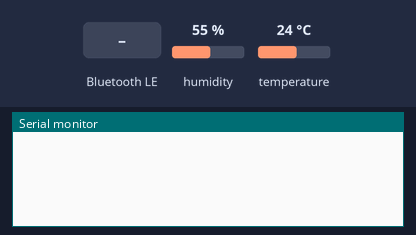
This sketch was run on a simulated ESP32. Shown: the last lines printed to the serial monitor. Inputs (shaded band) come from the test bench; at power-on: humidity 55 %, temperature 24 °C. Nothing arrives over Bluetooth unless stated; a phone connects over Bluetooth LE 3 s after start.

Above: at 1.2 s.
1.3 s: Bluetooth LE write "1" received
At 1.9 s:
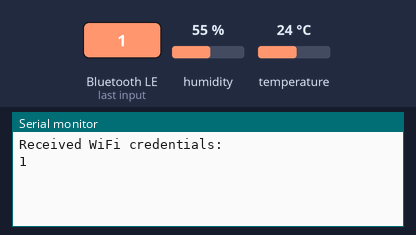
2.8 s: humidity set to 22 %
At 4.2 s:
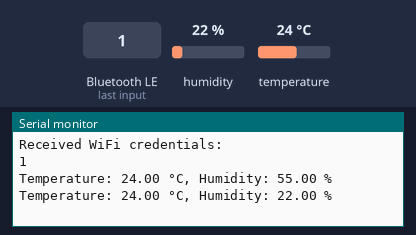
4.3 s: temperature set to 12 °C
5.8 s: Bluetooth LE write "0" received
At 5.96 s:
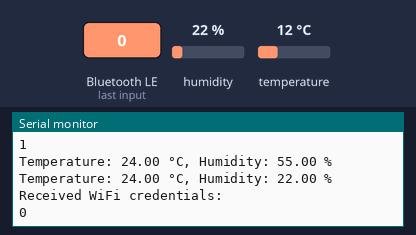
7.3 s: humidity set to 40 %
At 9.2 s:
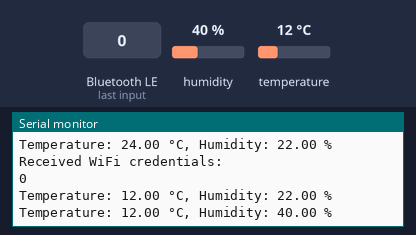
Timing chart, 0 to 9.8 s (numbered marks = the images above; inputs shaded):
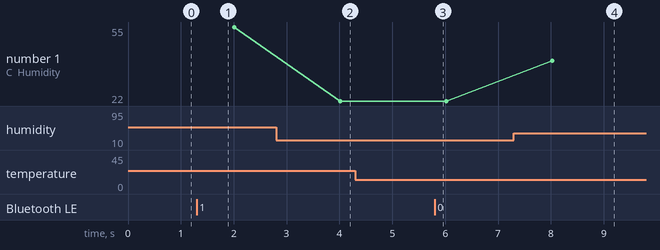

The sketch:

Lowenergy_bluetoothservice_broadcast.ino
```cpp
#include <BLEDevice.h>
#include <BLEServer.h>
#include <BLEUtils.h>
#include <DHT.h>  // Include the DHT sensor library

#define DHTPIN 15    // Pin where DHT sensor is connected
#define DHTTYPE DHT22 // Type of DHT sensor you are using

BLEServer *pServer;
BLEService *pService;
BLECharacteristic *pTempCharacteristic;
BLECharacteristic *pHumidityCharacteristic;
BLECharacteristic *pWiFiCredentialsCharacteristic;

DHT dht(DHTPIN, DHTTYPE);

class WiFiCredentialsCallbacks : public BLECharacteristicCallbacks {
  void onWrite(BLECharacteristic *pCharacteristic) {
    std::string value = pCharacteristic->getValue();

    // Process received WiFi credentials (example implementation)
    if (value.length() > 0) {
      Serial.println("Received WiFi credentials:");
      Serial.println(value.c_str());

    }
  }
};

WiFiCredentialsCallbacks credentialsCallback;

void setup() {
  Serial.begin(115200);

  BLEDevice::init("ESP32_BLE");

  pServer = BLEDevice::createServer();
  pService = pServer->createService(BLEUUID("180D")); // Example service UUID

  pTempCharacteristic = pService->createCharacteristic(
                          BLEUUID("2A6E"), // Example temperature characteristic UUID
                          BLECharacteristic::PROPERTY_READ |
                          BLECharacteristic::PROPERTY_NOTIFY
                        );

  pHumidityCharacteristic = pService->createCharacteristic(
                              BLEUUID("2A6F"), // Example humidity characteristic UUID
                              BLECharacteristic::PROPERTY_READ |
                              BLECharacteristic::PROPERTY_NOTIFY
                            );

  pWiFiCredentialsCharacteristic = pService->createCharacteristic(
                                    BLEUUID("00000002-0000-0000-FDFD-FDFDFDFDFDFD"), // Service UUID
                                    BLECharacteristic::PROPERTY_WRITE
                                  );

  pService->start();

  pWiFiCredentialsCharacteristic->setCallbacks(&credentialsCallback);

  BLEAdvertising *pAdvertising = pServer->getAdvertising();
  pAdvertising->start();

  dht.begin(); // Initialize DHT sensor
}

void loop() {
  delay(2000); // Delay between sensor readings

  float temperature = dht.readTemperature();
  float humidity = dht.readHumidity();

  if (isnan(temperature) || isnan(humidity)) {
    Serial.println("Failed to read from DHT sensor!");
    return;
  }

  // Format temperature and humidity values as strings
  char tempStr[6];
  char humStr[6];
  dtostrf(temperature, 5, 1, tempStr); // Format temperature with 1 decimal place
  dtostrf(humidity, 5, 1, humStr);     // Format humidity with 1 decimal place

  // Update characteristics with formatted values
  pTempCharacteristic->setValue(tempStr);
  pTempCharacteristic->notify();

  pHumidityCharacteristic->setValue(humStr);
  pHumidityCharacteristic->notify();

  Serial.print("Temperature: ");
  Serial.print(temperature);
  Serial.print(" °C, Humidity: ");
  Serial.print(humidity);
  Serial.println(" %");
}
```

Measured:
- after the input at 1.3 s, the serial monitor: prints a new line at once (image 1)
- after the input at 2.8 s, the serial monitor: prints a new line after 1.2 s (image 2)
- after the input at 5.8 s, the serial monitor: prints a new line at once (image 3)
- after the input at 7.3 s, the serial monitor: prints a new line after 0.72 s (image 4)
- plotted number 1: 55 → 22 after the input at 2.8 s, 22 → 40 after the input at 7.3 s
